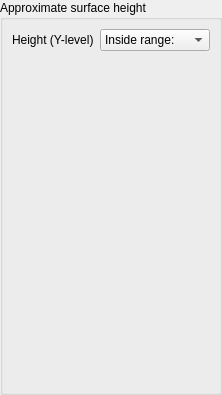
         <widget class="QWidget" name="pageHeight">
          <layout class="QGridLayout" name="gridLayout_25">
           <property name="leftMargin">
            <number>0</number>
           </property>
           <property name="topMargin">
            <number>0</number>
           </property>
           <property name="rightMargin">
            <number>0</number>
           </property>
           <property name="bottomMargin">
            <number>0</number>
           </property>
           <item row="0" column="0">
            <widget class="QGroupBox" name="groupBox_11">
             <property name="title">
              <string>Approximate surface height</string>
             </property>
             <layout class="QGridLayout" name="gridLayout_26">
              <item row="0" column="0">
               <widget class="QLabel" name="label_11">
                <property name="text">
                 <string>Height (Y-level)</string>
                </property>
               </widget>
              </item>
              <item row="0" column="1">
               <widget class="StyledComboBox" name="comboHeightRange">
                <item>
                 <property name="text">
                  <string>Inside range:</string>
                 </property>
                </item>
                <item>
                 <property name="text">
                  <string>Outside range:</string>
                 </property>
                </item>
               </widget>
              </item>
              <item row="1" column="1">
               <spacer name="verticalSpacer_6">
                <property name="orientation">
                 <enum>Qt::Orientation::Vertical</enum>
                </property>
                <property name="sizeHint" stdset="0">
                 <size>
                  <width>20</width>
                  <height>332</height>
                 </size>
                </property>
               </spacer>
              </item>
              <item row="0" column="2">
               <layout class="QGridLayout" name="gridHeightRange">
                <property name="spacing">
                 <number>0</number>
                </property>
               </layout>
              </item>
             </layout>
            </widget>
           </item>
          </layout>
         </widget>
